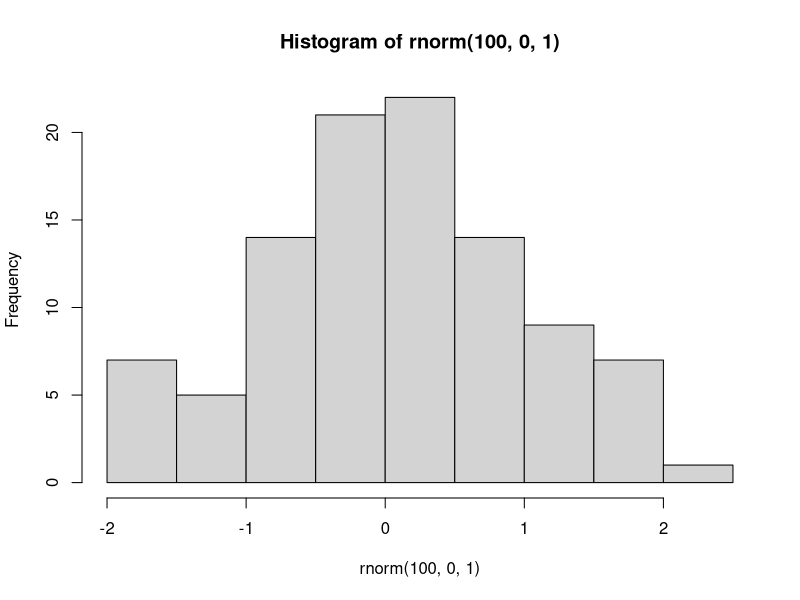

Here is the R script that generated this plot:
## ---- chunk 1
rnorm(10, 0,1)
## ---- chunk 2
hist(rnorm(100, 0,1))
